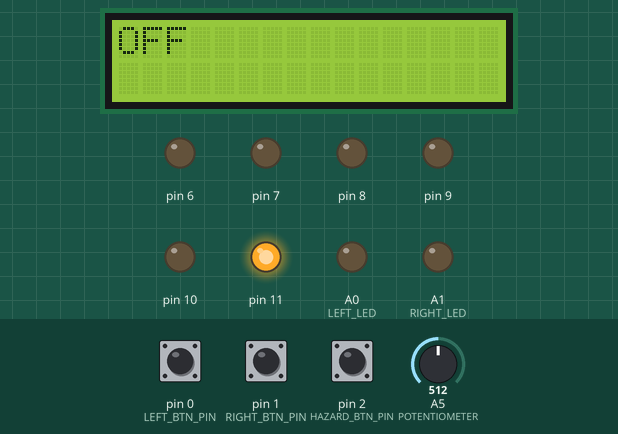
Bench run of a program on a simulated Arduino Uno, built with avr-gcc and run on an emulated ATmega328P. On the bench: 16×2 character LCD, output pins drawn as LEDs (lit = HIGH). Dashed ring = blinking. Inputs (shaded band) come from the test bench; at power-on: pin 0 (LEFT_BTN_PIN) LOW, pin 1 (RIGHT_BTN_PIN) LOW, pin 2 (HAZARD_BTN_PIN) LOW, A5 (POTENTIOMETER) = 512.

Above: at 1.2 s.
1.3 s: pin 0 (LEFT_BTN_PIN) pulled HIGH for 0.15 s
At 1.49 s:
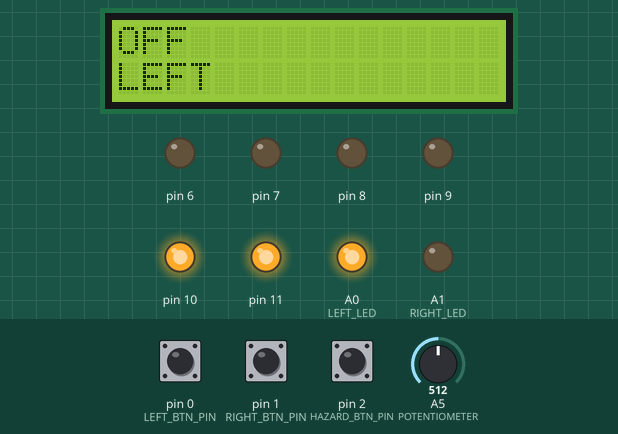
2.0 s: pin 1 (RIGHT_BTN_PIN) pulled HIGH for 1 s
At 3.02 s:
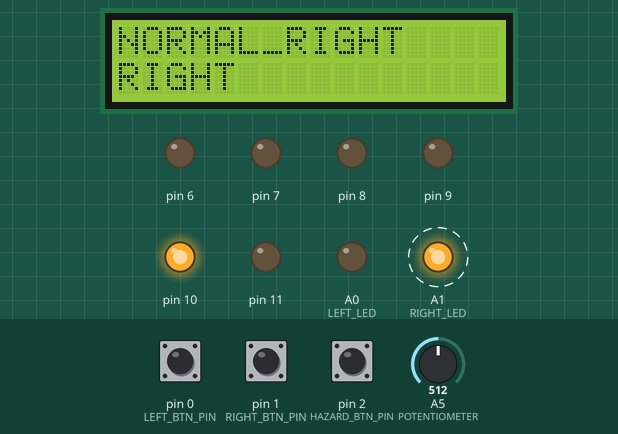
4.6 s: pin 2 (HAZARD_BTN_PIN) pulled HIGH for 1 s
At 5.77 s:
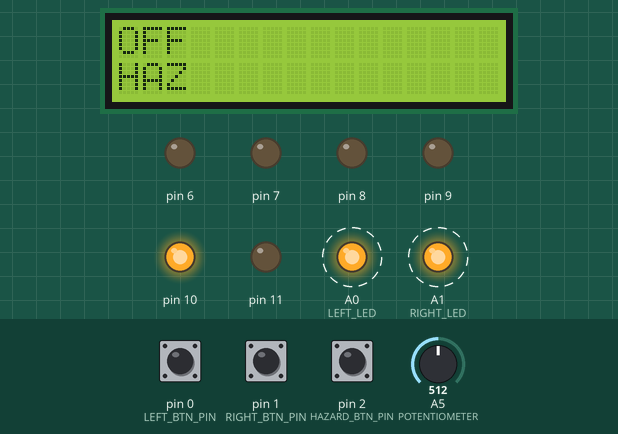
6.2 s: pin 1 (RIGHT_BTN_PIN) pulled HIGH for 3.2 s
At 8.0 s:
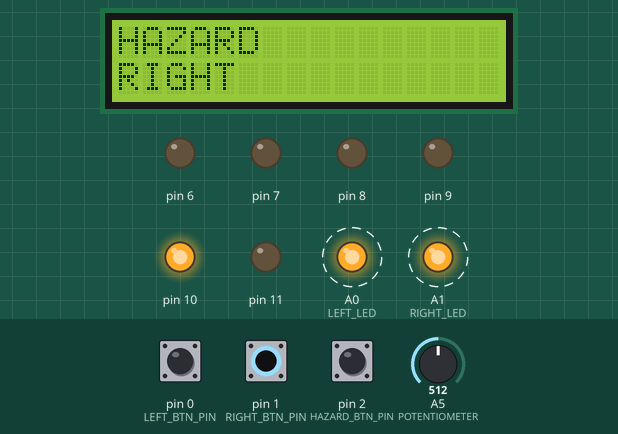
10.0 s: pin 2 (HAZARD_BTN_PIN) pulled HIGH for 3.2 s
At 13.9 s:
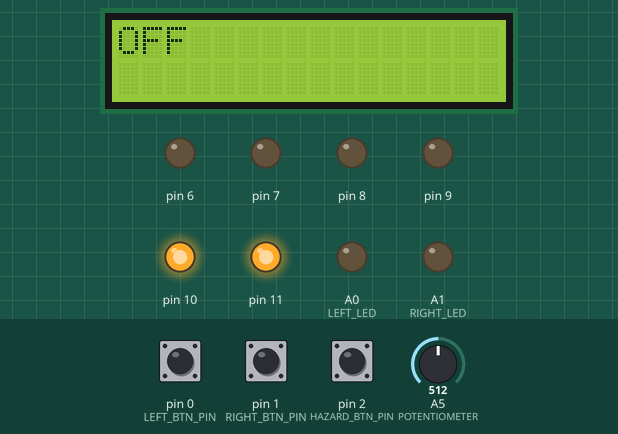
14.7 s: pin 0 (LEFT_BTN_PIN) pulled HIGH for 1 s
At 15.69 s:
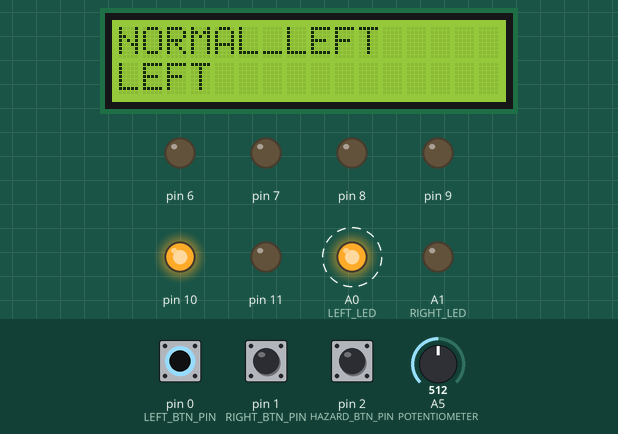
Timing chart, 0 to 17.7 s (numbered marks = the images above; inputs shaded):
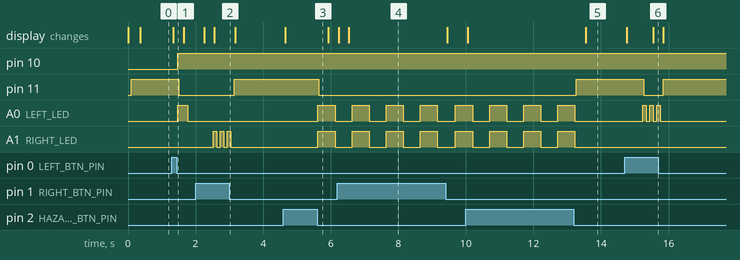

The program:

main.cpp
```cpp
// DEBUG PORTS:
// 11 - imi intra pe un mod neimplementat in switch
// 9 - right button e pe NOT_PRESSED
// 8 - right button e pe PRESSED
// 7 - au trecut 500ms de la apasarea unui buton
// 10 - am intrat pe lange_change_right
// 6 - imi intra pe normal left
#include <Arduino.h>
#include <LiquidCrystal.h>


#define MAX_ANALOG 1023
#define NR_LEDS 8
#define TRUE 1
#define FALSE 0

#define LEFT_LED A0
#define RIGHT_LED A1
#define POTENTIOMETER A5

#define LEFT_BTN 0
#define RIGHT_BTN 1
#define HAZARD_BTN 2

#define LEFT_BTN_PIN PD0
#define RIGHT_BTN_PIN PD1
#define HAZARD_BTN_PIN PD2


#define RS 3
#define EN 4
#define D4 5
#define D5 12
#define D6 13
#define D7 A4

void setup(void)
{
    pinMode(LEFT_BTN_PIN, INPUT);
    pinMode(RIGHT_BTN_PIN, INPUT);
    pinMode(HAZARD_BTN_PIN, INPUT);
    pinMode(RIGHT_LED, OUTPUT);
    pinMode(LEFT_LED, OUTPUT);
    pinMode(POTENTIOMETER, INPUT);

    //DEBUG
    pinMode(6, OUTPUT);
    pinMode(7, OUTPUT);
    pinMode(8, OUTPUT);
    pinMode(9, OUTPUT);
    pinMode(10, OUTPUT);
    pinMode(11, OUTPUT);
    pinMode(12, OUTPUT);
    pinMode(13, OUTPUT);
}

#define    TEST_PRESS 0
#define    TEST_RELEASE 1
#define    PRESSED 0
#define    NOT_PRESSED 1
#define    NORMAL_LEFT 0
#define    LANE_CHANGE_LEFT 1
#define    NORMAL_RIGHT 2
#define    LANE_CHANGE_RIGHT 3
#define    HAZARD 4
#define    OFF 5

unsigned char
detect_press(unsigned char btn)
{
    static unsigned long ts_prev[3] = {0};
    static unsigned char state_prev[3] = {0};
    const unsigned char DEBOUNCE_DELAY = 20; //CHANGE IMMEDIATELY
    unsigned char result_press = 0;
    if (millis() - ts_prev[btn] >= DEBOUNCE_DELAY)
    {
        unsigned char state_now = PIND;
        result_press = ~state_prev[btn] & state_now & 0b111;
        state_prev[btn] = state_now;
        ts_prev[btn] = millis();
    }
    return (result_press >> btn) & 1;
}


unsigned char
detect_release(unsigned char btn)
{
    static unsigned long ts_prev[3] = {0};
    static unsigned char state_prev[3] = {0};
    const unsigned char DEBOUNCE_DELAY = 20; //CHANGE IMMEDIATELY
    unsigned char result_release = 0;
    if (millis() - ts_prev[btn] >= DEBOUNCE_DELAY)
    {
        unsigned char state_now = PIND;
        result_release = state_prev[btn] & ~state_now & 0b111;
        state_prev[btn] = state_now;
        ts_prev[btn] = millis();
    }
    return (result_release >> btn) & 1;
}

// unsigned char
// buttons_status( unsigned char mode)
// {
//     static unsigned long ts_prev = 0;
//     static unsigned char state_prev = 0;
//     const unsigned char DEBOUNCE_DELAY = 0; //CHANGE IMMEDIATELY
//     unsigned char result_press = 0;
//     unsigned char result_release = 0;
//     if (millis() - ts_prev >= DEBOUNCE_DELAY)
//     {
//         unsigned char state_now = PIND;
//         result_press = ~state_prev & state_now & 0b111;
//         result_release = state_prev & ~state_now & 0b111;
//         state_prev = state_now;
//         ts_prev = millis();
//     }
//     return (mode == TEST_RELEASE) ?  result_release : result_press;
// }

unsigned char
btn_status(unsigned char btn,  unsigned char mode)
{
    return (mode == TEST_PRESS) ? detect_press(btn) : detect_release(btn);
}

void
print(LiquidCrystal* lcd, unsigned char mode,
      unsigned char left,  unsigned char right,  unsigned char hazard)
{

    //static char last_lcd_state[32] = {0};
    const char* mode_lut[] =
    {
        "NORMAL_LEFT",
        "LANE_CHANGE_L",
        "NORMAL_RIGHT",
        "LANE_CHANGE_R",
        "HAZARD",
        "OFF"
    };
    // const char all_spaces[] =
    // {
    //     ' ', ' ', ' ', ' ', ' ', ' ', ' ', ' ',
    //     ' ', ' ', ' ', ' ', ' ', ' ', ' ', ' ',
    //     ' ', ' ', ' ', ' ', ' ', ' ', ' ', ' ',
    //     ' ', ' ', ' ', ' ', ' ', ' ', ' ', ' ',
    // };
    lcd->setCursor(0,0);
    // lcd->print(all_spaces);
    delay(10);
    lcd->clear();
    delay(10);
    lcd->setCursor(0,0);
    lcd->print(mode_lut[mode]);
    lcd->setCursor(0, 1);
    if (left == PRESSED)
    {
        lcd->print("LEFT ");
    }
    if (right == PRESSED)
    {
        lcd->print("RIGHT ");
    }
    if (hazard == PRESSED)
    {
        lcd->print("HAZ ");
    }
}


void
main_task(void);

void
loop(void)
{
    static unsigned long ts_prev_main_task = 0;
    const unsigned char HOW_OFTEN_RUN_MAIN_LOOP = 10;
    if (millis() - ts_prev_main_task >= HOW_OFTEN_RUN_MAIN_LOOP)
    {
        main_task();
        ts_prev_main_task = millis();
    }
}

void
main_task(void)
{
    static LiquidCrystal lcd(RS, EN, D4, D5, D6, D7);
    static unsigned char init_lcd = 0;
    if (!init_lcd)
    {
        init_lcd = 1;
        lcd.begin(16, 2);
    }
    static unsigned long last_press[3] = {0};
    static unsigned long last_release[3] = {0};
    static  unsigned char left_btn = NOT_PRESSED;
    static  unsigned char right_btn = NOT_PRESSED;
    static  unsigned char hazard_btn = NOT_PRESSED;
    static  unsigned char mode = OFF;
    static  unsigned char last_mode = OFF;
    static unsigned char cycles_left = 0;
    static unsigned char cycles_right = 0;
    static unsigned char count_left = 0;
    static unsigned char count_right = 0;
    //unsigned char can_verride = TRUE;

    print(&lcd, mode, left_btn, right_btn, hazard_btn);

    if (mode == OFF)
    {
        digitalWrite(11, HIGH);
    }
    else
    {
        digitalWrite(11, LOW);
    }

    // digitalWrite(7, left_btn == PRESSED);
    // digitalWrite(8, right_btn == PRESSED);
    // digitalWrite(9, hazard_btn == PRESSED);


    switch (left_btn)
    {
        case NOT_PRESSED:
        {
            // digitalWrite(8, HIGH);
            // digitalWrite(9, LOW);
            if (btn_status(LEFT_BTN, TEST_PRESS) && last_mode != HAZARD)
            {
                left_btn = PRESSED;
                last_press[LEFT_LED]= millis();
            }
        }
        break;
        case PRESSED:
        {
            // digitalWrite(8, LOW);
            // digitalWrite(9, HIGH);
            if (millis() - last_press[LEFT_LED] >= 500 && last_mode != HAZARD)
            {
                //digitalWrite(7, HIGH);
                mode = NORMAL_LEFT;
            }
             //digitalWrite(10, LOW);
            if (btn_status(LEFT_BTN, TEST_RELEASE))
            {
                //digitalWrite(6, HIGH);
                left_btn = NOT_PRESSED;
                if (millis() - last_press[LEFT_LED] < 500)
                {
                    if (last_mode != NORMAL_LEFT && last_mode != NORMAL_RIGHT && last_mode != HAZARD)
                    {
                        cycles_left = 0;
                        count_left = 0;
                        mode = LANE_CHANGE_LEFT;
                    }
                }
                last_release[LEFT_LED] = millis();
            }
        }
        break;
    }


   switch(right_btn)
    {
        case NOT_PRESSED:
        {
            //digitalWrite(8, HIGH);
            //digitalWrite(9, LOW);
            if (btn_status(RIGHT_BTN, TEST_PRESS))
            {
                right_btn = PRESSED;
                last_press[RIGHT_LED]= millis();
            }
        }
        break;
        case PRESSED:
        {
            //digitalWrite(8, LOW);
            //digitalWrite(9, HIGH);
            if (millis() - last_press[RIGHT_LED] >= 500)
            {
                //digitalWrite(7, HIGH);
                if (last_mode != NORMAL_LEFT && last_mode != HAZARD)
                {
                    mode = NORMAL_RIGHT;
                }
            }
             //digitalWrite(10, LOW);
            if (btn_status(RIGHT_BTN, TEST_RELEASE))
            {
                //digitalWrite(6, HIGH);
                right_btn = NOT_PRESSED;
                if (millis() - last_press[RIGHT_LED] < 500)
                {
                    if (last_mode != NORMAL_LEFT && last_mode != NORMAL_RIGHT && last_mode !=HAZARD)
                    {
                        cycles_right = 0;
                        count_right = 0;
                        mode = LANE_CHANGE_RIGHT;
                    }
                }
                last_release[RIGHT_LED] = millis();
            }
        }
         break;
    }

    switch (hazard_btn)
    {
        static unsigned long ts_prev = 0;
        case NOT_PRESSED:
        {
            if (btn_status(HAZARD_BTN, TEST_PRESS))
            {
                hazard_btn = PRESSED;
                ts_prev = millis();
            }
        }
        break;

        case PRESSED:
        {
            if (btn_status(HAZARD_BTN, TEST_RELEASE))
            {
                hazard_btn = NOT_PRESSED;
                if (last_mode != HAZARD)
                {
                    if (millis() - ts_prev >= 200)
                    {
                        mode = HAZARD;
                    }
                }
                else
                {
                    if (millis() - ts_prev >= 200)
                    {
                        mode = OFF;
                        //can_verride = FALSE;
                    }
                }
            }
        }
        break;
    }

    switch (mode)
    {
        case LANE_CHANGE_LEFT:
        {
            digitalWrite(10, HIGH);
            static unsigned long ts_prev = 0;
            if (millis() - ts_prev >= 100)
            {
                if (cycles_left < 3)
                {
                    if (count_left > 2)
                    {
                        digitalWrite(LEFT_LED, LOW);
                    }
                    else
                    {
                        digitalWrite(LEFT_LED, HIGH);
                    }
                    if (count_left++ == 10)
                    {
                        count_left = 0;
                        cycles_left++;
                    }
                }
                ts_prev = millis();
            }
            if (cycles_left == 3 && last_mode != HAZARD)
            {
                cycles_left = 0;
                mode = OFF;
            }
        }
        break;
        case NORMAL_LEFT:
        {

            static unsigned long ts_prev = 0;
            unsigned int adc_result = analogRead(POTENTIOMETER);
            unsigned int frequency = 1UL + (10UL - 1UL) * (adc_result * 1UL) / (MAX_ANALOG * 1UL);
            unsigned int period = 1000 / 2 / frequency;
            if (millis() - ts_prev >= period)
            {
                digitalWrite(LEFT_LED, !digitalRead(LEFT_LED));
                ts_prev = millis();
            }
            if(millis() - last_release[LEFT_LED] >= 100 && left_btn == NOT_PRESSED && last_mode != HAZARD)
            {
                mode = OFF;
                //can_verride = FALSE;
            }
        }
        break;
        case LANE_CHANGE_RIGHT:
        {
            digitalWrite(10, HIGH);
            static unsigned long ts_prev = 0;
            if (millis() - ts_prev >= 100)
            {
                if (cycles_right < 3)
                {
                    if (count_right > 2)
                    {
                        digitalWrite(RIGHT_LED, LOW);
                    }
                    else
                    {
                        digitalWrite(RIGHT_LED, HIGH);
                    }
                    if (count_right++ == 10)
                    {
                        count_right = 0;
                        cycles_right++;
                    }
                }
                ts_prev = millis();
            }
            if (cycles_right == 3 && last_mode != HAZARD)
            {
                cycles_right = 0;
                count_right = 0;
                mode = OFF;
            }
        }
        break;
        case NORMAL_RIGHT:
        {
            static unsigned long ts_prev = 0;
            unsigned int adc_result = analogRead(POTENTIOMETER);
            unsigned int frequency = 1UL + (10UL - 1UL) * (adc_result * 1UL) / (MAX_ANALOG * 1UL);
            unsigned int period = 1000 / 2 / frequency;
            if (millis() - ts_prev >= period)
            {
                digitalWrite(RIGHT_LED, !digitalRead(RIGHT_LED));
                ts_prev = millis();
            }
            if(millis() - last_release[RIGHT_LED] >= 100 && right_btn == NOT_PRESSED && last_mode != HAZARD)
            {
                mode = OFF;
            }
        }
        break;

        case HAZARD:
        {
            if (last_mode != HAZARD)
            {
                digitalWrite(LEFT_LED, LOW);
                digitalWrite(RIGHT_LED, LOW);
            }
            static unsigned long ts_prev = 0;
            if (millis() - ts_prev >= 500)
            {
                digitalWrite(LEFT_LED, !digitalRead(LEFT_LED));
                digitalWrite(RIGHT_LED, !digitalRead(RIGHT_LED));
                ts_prev = millis();
            }
        }
        break;

        case OFF:
        {
            digitalWrite(LEFT_LED, LOW);
            digitalWrite(RIGHT_LED, LOW);
        }
        break;

        default:
            break;
    }
    if (mode != LANE_CHANGE_LEFT)
    {
        cycles_left = 0;
        count_left = 0;
    }
    if (mode != LANE_CHANGE_RIGHT)
    {
        cycles_right = 0;
        count_right = 0;
    }
    if (mode == LANE_CHANGE_RIGHT || mode == NORMAL_RIGHT)
    {
        digitalWrite(LEFT_LED, LOW);
    }
    if (mode == LANE_CHANGE_LEFT || mode == NORMAL_LEFT)
    {
        digitalWrite(RIGHT_LED, LOW);
    }
    last_mode = mode;
}
```

Source omitted: main_no_refactor.cpp (14827 bytes), main_refactor.cpp (18071 bytes), main_fara_cmd.cpp (17376 bytes), rte_foarte_bun_bun_bun.cpp (14668 bytes), main_refactored_v2.cpp (16934 bytes), main_that_works.cpp (17997 bytes), no_left.cpp (16522 bytes), factor_registre_no_cmd.cpp (20212 bytes)

Measured:
- after the input at 1.3 s, pin 10: LOW → HIGH after 0.17 s; pin 11: HIGH → LOW after 0.20 s; A0 (LEFT_LED): LOW → HIGH after 0.17 s, → LOW 0.30 s later; the display: changes at once (image 1)
- after the input at 2.0 s, pin 11: LOW → HIGH after 1.1 s; A0 (LEFT_LED): stops changing and stays LOW; A1 (RIGHT_LED): alternates HIGH for 0.10 s and LOW for 0.10 s, 6 changes in all, then stays LOW, starting after 0.52 s; the display: first changes after 0.26 s (image 2 shows a later state)
- after the input at 4.6 s, pin 11: HIGH → LOW after 1.0 s; A0 (LEFT_LED), A1 (RIGHT_LED): LOW → HIGH after 1.0 s, → LOW 0.52 s later; the display: changes after 0.05 s (image 3)
- after the input at 6.2 s, the display: first differs from a run without the input after 0.33 s (image 4)
- after the input at 10.0 s, pin 11: LOW → HIGH after 3.3 s
- after the input at 14.7 s, pin 11: HIGH → LOW after 0.56 s, → HIGH 0.58 s later; A0 (LEFT_LED): alternates HIGH for 0.10 s and LOW for 0.10 s, 6 changes in all, then stays LOW, starting after 0.53 s; the display: first changes after 0.07 s (image 6 shows a later state)
